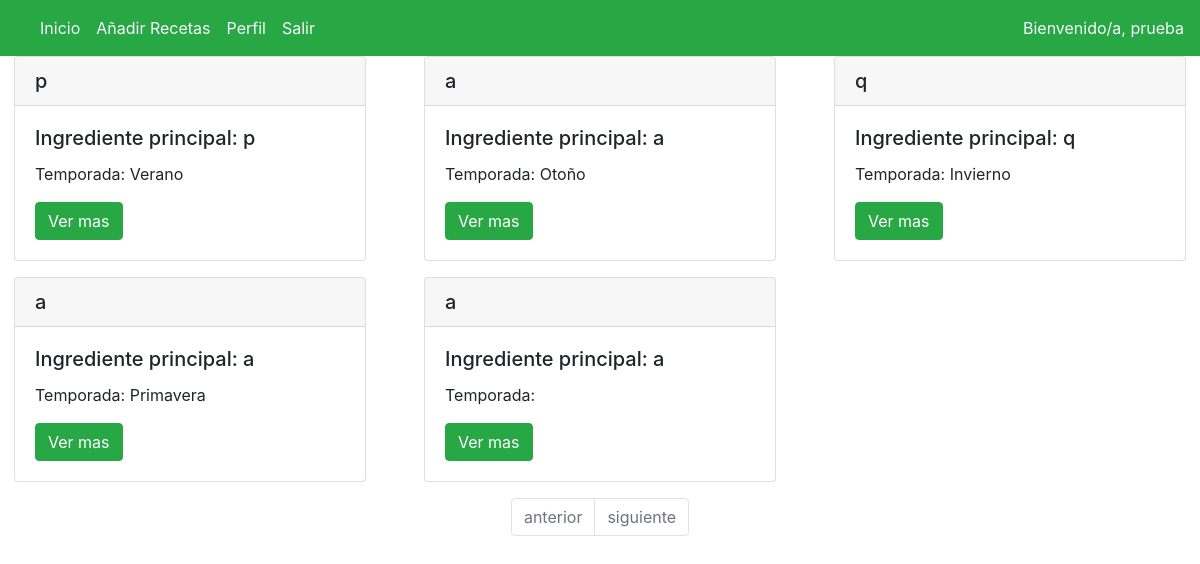
Screenshot of /Receta/main.php?p=1 (signed in) with the database file from the repository.
### tables this page shows
CREATE TABLE `receta` (
  `IdRec` int(11) NOT NULL,
  `NomRec` varchar(300) NOT NULL,
  `Receta` varchar(300) NOT NULL,
  `Tiempo` int(11) NOT NULL,
  `Raciones` int(11) NOT NULL,
  `Temporada` varchar(200) DEFAULT NULL,
  `IngredientePrincipal` varchar(300) NOT NULL,
  `Posicion` varchar(300) NOT NULL,
  `Clase` varchar(300) NOT NULL,
  `Tipo` varchar(300) NOT NULL,
  `Uso` varchar(300) NOT NULL
);

### Receta/Sesion.php (called while the page is built, shortened)
<?php
require_once("Database.php");
class Sesion
{
    private $usuario;
    private static $instancia = null;
    public function getUsuario()
    {
        return $this->usuario;
    }
    public static function getInstance()
    {
        if (isset($_SESSION["_sesion"])) :
            self::$instancia = unserialize($_SESSION["_sesion"]);
        else :
            if (self::$instancia === null)
                self::$instancia = new Sesion();
        endif;
        return self::$instancia;
    }
}

### Receta/Database.php (called while the page is built, shortened)
<?php
class Database
{
    private $host = "localhost";
    private $dbName;
    private $dbUser;
    private $dbPass;
    private $sqli = null;
    private $result = null;
    private static $instance = null;
    private function __construct($dbu, $dbp, $dbn)
    {
        $this->dbUser = $dbu;
        $this->dbPass = $dbp;
        $this->dbName = $dbn;
    }
    public static function getInstance($dbu, $dbp, $dbn)
    {
        if (Database::$instance == null)
            Database::$instance = new Database($dbu, $dbp, $dbn);
        return Database::$instance;
    }
    private function connect()
    {
        $this->sqli = new mysqli($this->host, $this->dbUser, $this->dbPass)
            or die("ERROR: Ha fallado la conexión con la base de datos.");
        $this->sqli->select_db($this->dbName);
        $this->sqli->set_charset("utf8");
    }
    public function query($sql): bool
    {
        $this->result = $this->sqli->query($sql)
            or die("ERROR: se ha producido un error de acceso a la base de datos");
        if (is_object($this->result))
            return ($this->result->num_rows > 0);
        return $this->result;
    }
    public function getObject($cls = "StdClass")
    {
        return $this->result->fetch_object($cls);
    }
}

### Receta/receta.php (called while the page is built, shortened)
<?php
class Receta
{
	private $IdRec;
	private $NomRec;
	private $Temporada;
	private $IngredientePrincipal;
	public function getIdRec()
	{
		return $this->IdRec;
	}
	public function getNomrec()
	{
		return $this->NomRec;
	}
	public function getIngredientePrincipal()
	{
		return $this->IngredientePrincipal;
	}
	public function getTemporada()
	{
		return $this->Temporada;
	}
}

### Receta/main.php (the view, shortened to what this page needs)
<?php
require_once "Receta.php";
require_once "Sesion.php";
require_once "Database.php";
$ses = Sesion::getInstance();
$usr = $ses->getUsuario();
require_once "navbar.php";
?>
<div class="content">
	<?php
	$db = Database::getInstance("root", "", "receta");
	$db->query("SELECT COUNT(*) AS total FROM receta ;");
	$item  = $db->getObject();
	$total = $item->total;
	$pag = isset($_GET["p"]) ? $_GET["p"] : 1;
	$ini = ($pag - 1) * MAX_ITEM;
	if (!$db->query("SELECT * FROM receta LIMIT $ini, " . MAX_ITEM . " ;")) :
		mostrarAlerta("No se han encontrado recetas en la base de datos", "danger");
	else :
		do {
			echo "<div class=\"row mb-3\">";
			$col = 0;
			while (($col < MAX_COL) && ($item = $db->getObject("Receta"))) :
				?>
				<div class="col col-lg-4">
					<div class="card mx-auto" style="width:22rem;">
						<h5 class="card-header"><?= $item->getNomRec() ?></h5>
						<div class="card-body">
							<h5 class="card-title">Ingrediente principal: <?= $item->getIngredientePrincipal() ?></h5>
							<p class="card-text">Temporada: <?= $item->getTemporada() ?></p>
							<a href="info.php?id=<?= $item->getIdRec() ?>" class="btn btn-success">Ver mas</a>
						</div>
					</div>
</div>
<?php
			$col++;
		endwhile;
		echo "</div>";
	} while ($item);
	$ant_cond = ($pag == 1);
	$sig_cond = (($pag * MAX_ITEM) >= $total);
	?>
<nav aria-label="paginación">
	<ul class="pagination justify-content-center">
		<li class="page-item <?= $ant_cond ? "disabled" : "" ?>">
			<a class="page-link" href="<?= $ant_cond ? "#" : "main.php?p=" . ($pag - 1) ?>">anterior</a>
		</li>
		<li class="page-item <?= $sig_cond ? "disabled" : "" ?>">
			<a class="page-link" href="<?= $sig_cond ? "#" : "main.php?p=" . ($pag + 1) ?>">siguiente</a>
		</li>
	</ul>
</nav>
<?php
endif;
?>
</div>
</div>
</body>
</html>

### Receta/navbar.php (shortened to what this page needs)
<!DOCTYPE html>
<html lang="es">
<head>
    <link rel="stylesheet" href="https://stackpath.bootstrapcdn.com/bootstrap/4.3.1/css/bootstrap.min.css">
</head>
<body>
    <div class="container-flex">
        <div class="navbar navbar-expand-lg navbar-light bg-success">
            <div class="collapse navbar-collapse" id="navbarSupportedContent">
                <ul class="navbar-nav mr-auto">
                    <li class="nav-item active">
                        <a class="nav-link text-light" href="main.php?p=1">Inicio</a>
                    </li>
                    <li class="nav-item">
                        <a class="nav-link text-light" href="nuevaReceta.php">Añadir Recetas</a>
                    </li>
                    <li class="nav-item">
                        <a class="nav-link text-light" href="perfil.php">Perfil</a>
                    </li>
                    <li class="nav-item">
                        <a class="nav-link text-light" href="logout.php">Salir</a>
                    </li>
                </ul>
            </div>
            <div class="navbar-text text-light">
                Bienvenido/a, <?= $usr->NomUsu ?>
            </div>
        </div>

### rows the page displays
receta: NomRec "p", IngredientePrincipal "p", Temporada "Verano"
receta: NomRec "a", IngredientePrincipal "a", Temporada "Otoño"
receta: NomRec "q", IngredientePrincipal "q", Temporada "Invierno"
receta: NomRec "a", IngredientePrincipal "a", Temporada "Primavera"
receta: NomRec "a", IngredientePrincipal "a"

### other values shown
$usr->NomUsu "prueba"
